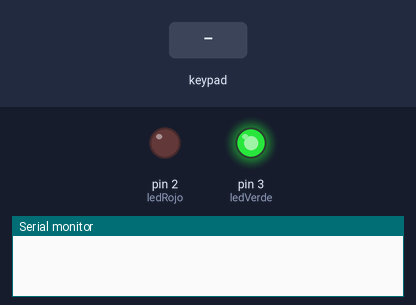
A sketch run on a simulated Arduino Uno, built with avr-gcc and run on an emulated ATmega328P. Parts: output pins drawn as LEDs (lit = HIGH), the last lines printed to the serial monitor. The test bench sets the inputs (shaded band).

Above: at 1.2 s.
1.3 s: key 'A' pressed
At 2.3 s:
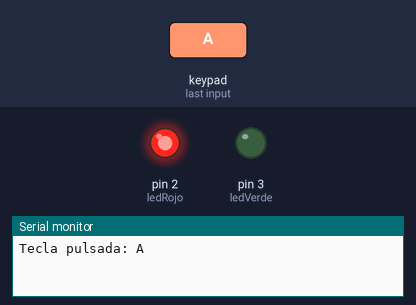
Timing chart, 0 to 7.8 s (numbered marks = the images above; inputs shaded):
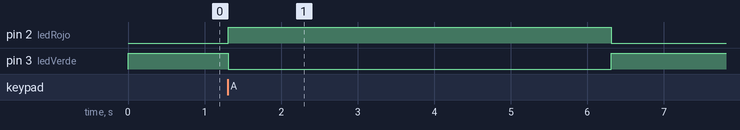

The sketch:

Ejercicio2.1.ino
```cpp
// C++ code
// GRUPO B3
// Mateo Rico Iglesias
// Chen Xin Pan Wang
// Eduardo Blanco Bielsa

#include <Keypad.h>
//Leds
int ledRojo = 2;
int ledVerde = 3;

//Teclado
const byte nfilas = 4;
const byte ncolumnas = 4;
char teclas[nfilas][ncolumnas] = {
   {'1','2','3','A'},
   {'4','5','6','B'},
   {'7','8','9','C'},
   {'*','0','#','D'}
  };
byte pinsFilas[nfilas] = { 11, 10, 9, 8 };
byte pinsColumnas[ncolumnas] = { 7, 6, 5, 4 };

Keypad teclado = Keypad(makeKeymap(teclas), pinsFilas, pinsColumnas,
nfilas, ncolumnas);

String bufferLectura = "";

void setup() {
  Serial.begin(9600);
  pinMode(ledVerde, OUTPUT);
  pinMode(ledRojo, OUTPUT);
}

void loop() {
  digitalWrite(ledVerde, HIGH);
  int pushed = 0;
  char teclaPulsada = teclado.getKey();
  if(teclaPulsada == 'A' && pushed == 0){
      pushed = 1;
      Serial.println("Tecla pulsada: A");
      digitalWrite(ledVerde, LOW);
      digitalWrite(ledRojo, HIGH);
      delay(5000);
      digitalWrite(ledRojo, LOW);
      digitalWrite(ledVerde, HIGH);
  }
  pushed = 0;
}
```

Measured:
- after the input at 1.3 s, pin 2 (ledRojo): LOW → HIGH at once, → LOW 5.0 s later; pin 3 (ledVerde): HIGH → LOW at once, → HIGH 5.0 s later
